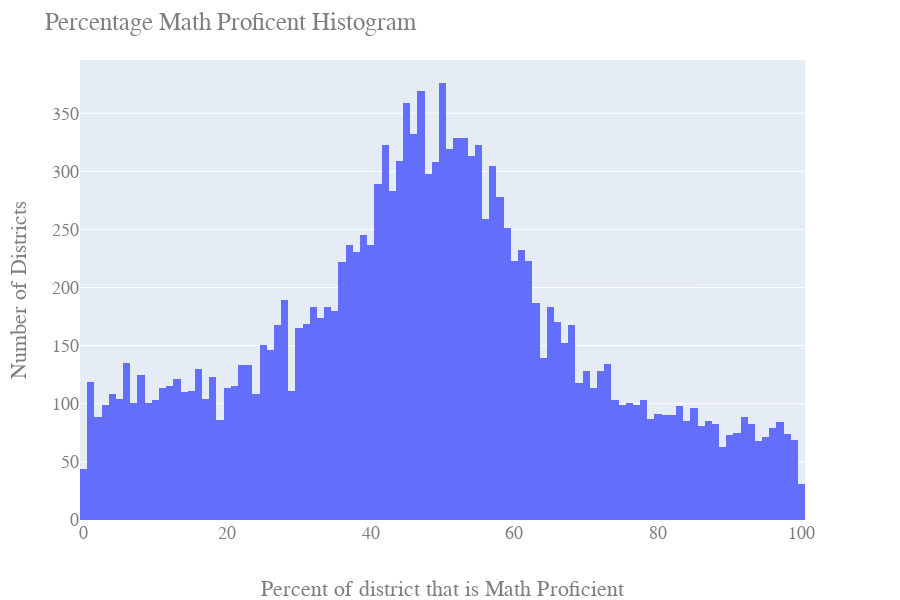

Here is the notebook cell this chart was saved with:
### Code cell
fig = px.histogram(math_performance_data, x="good_Data")
fig.update_layout(
    title="Percentage Math Proficent Histogram",
    xaxis_title="Percent of district that is Math Proficient",
    yaxis_title="Number of Districts",
    font=dict(
        family="Courier New, monospace",
        size=18,
        color="#7f7f7f"
    )
)
fig.show()

### Figure 1 — Plotly figure (JSON) as saved in the notebook; plotly's stock layout.template omitted (floating-point values rounded to 4 significant figures; data arrays with more than 128 entries replaced by an {"elided": "..."} marker saying what was removed)
{"data": [{"alignmentgroup": "True", "bingroup": "x", "hoverlabel": {"namelength": 0}, "hovertemplate": "good_Data=%{x}<br>count=%{y}", "legendgroup": "", "marker": {"color": "#636efa"}, "name": "", "offsetgroup": "", "orientation": "v", "showlegend": false, "type": "histogram", "x": {"elided": "16237 float values"}, "xaxis": "x", "yaxis": "y"}], "layout": {"barmode": "relative", "font": {"color": "#7f7f7f", "family": "Courier New, monospace", "size": 18}, "height": 600, "legend": {"tracegroupgap": 0}, "margin": {"t": 60}, "title": {"text": "Percentage Math Proficent Histogram"}, "xaxis": {"anchor": "y", "domain": [0, 0.98], "title": {"text": "Percent of district that is Math Proficient"}}, "yaxis": {"anchor": "x", "domain": [0, 1], "title": {"text": "Number of Districts"}}}}
